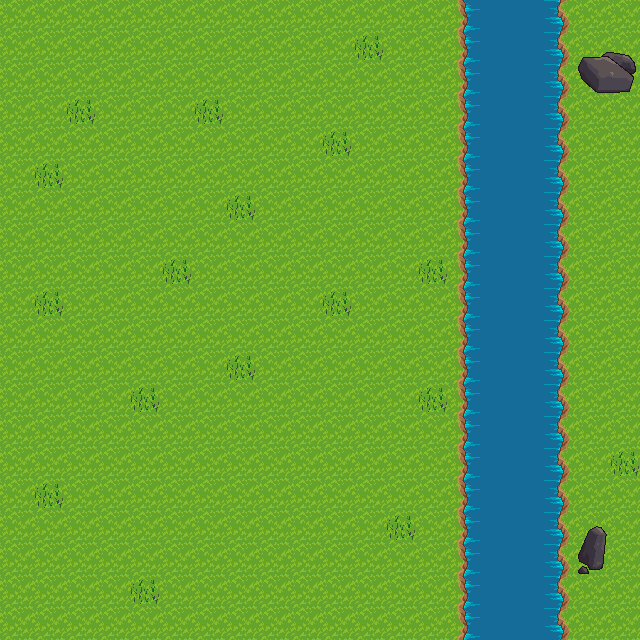

Rendered tile map (Tiled .tmx) drawn with the repository's tilesets; below, a short description and the full map source, tile grids included:
An orthogonal 20x20 tile map with 32x32 px tiles, 3 tile layers (0, Tile Layer 1, Tile Layer 2).

<map version="1.2" tiledversion="1.2.3" orientation="orthogonal" renderorder="left-down" width="20" height="20" tilewidth="32" tileheight="32" infinite="0" nextlayerid="4" nextobjectid="1">
 <tileset firstgid="1" name="terrain" tilewidth="32" tileheight="32" tilecount="1024" columns="32">
  <image source="terrain.png" width="1024" height="1024" />
  <tile id="193" type="blocked" />
  <tile id="194" type="blocked" />
  <tile id="195" type="blocked" />
  <tile id="196" type="blocked" />
  <tile id="197" type="blocked" />
  <tile id="199" type="blocked" />
  <tile id="200" type="blocked" />
  <tile id="225" type="blocked" />
  <tile id="226" type="blocked" />
  <tile id="227" type="blocked" />
  <tile id="228" type="blocked" />
  <tile id="229" type="blocked" />
  <tile id="231" type="blocked" />
  <tile id="232" type="blocked" />
  <tile id="256" type="blocked" />
  <tile id="257" type="blocked" />
  <tile id="258" type="blocked" />
  <tile id="259" type="blocked" />
  <tile id="260" type="blocked" />
  <tile id="261" type="blocked" />
  <tile id="262" type="blocked" />
  <tile id="263" type="blocked" />
  <tile id="264" type="blocked" />
  <tile id="288" type="blocked" />
  <tile id="289" type="blocked" />
  <tile id="290" type="blocked" />
  <tile id="291" type="blocked" />
  <tile id="292" type="blocked" />
  <tile id="293" type="blocked" />
  <tile id="294" type="blocked" />
  <tile id="295" type="blocked" />
  <tile id="296" type="blocked" />
  <tile id="320" type="blocked" />
  <tile id="321" type="blocked" />
  <tile id="322" type="blocked" />
  <tile id="323" type="blocked" />
  <tile id="324" type="blocked" />
  <tile id="325" type="blocked" />
  <tile id="326" type="blocked" />
  <tile id="327" type="blocked" />
  <tile id="328" type="blocked" />
  <tile id="463" type="blocked" />
  <tile id="464" type="blocked" />
  <tile id="465" type="blocked" />
  <tile id="495" type="blocked" />
  <tile id="496" type="blocked" />
  <tile id="497" type="blocked" />
  <tile id="527" type="blocked" />
  <tile id="528" type="blocked" />
  <tile id="529" type="blocked" />
 </tileset>
 <layer id="3" name="0" width="20" height="20">
  <data encoding="csv">
0,0,0,0,0,0,0,0,0,0,0,0,0,0,0,0,0,0,0,0,
0,0,0,0,0,0,0,0,0,0,0,0,0,0,0,0,0,0,0,0,
0,0,0,0,0,0,0,0,0,0,0,0,0,0,0,0,0,0,0,0,
0,0,0,0,0,0,0,0,0,0,0,0,0,0,0,0,0,0,0,0,
0,0,0,0,0,0,0,0,0,0,0,0,0,0,0,0,0,0,0,0,
0,0,0,0,0,0,0,0,0,0,0,0,0,0,0,0,0,0,0,0,
0,0,0,0,0,0,0,0,0,0,0,0,0,0,0,0,0,0,0,0,
0,0,0,0,0,0,0,0,0,0,0,0,0,0,0,0,0,0,0,0,
0,0,0,0,0,0,0,0,0,0,0,0,0,0,0,0,0,0,0,0,
0,0,0,0,0,0,0,0,0,0,0,0,0,0,0,0,0,0,0,0,
0,0,0,0,0,0,0,0,0,0,0,0,0,0,0,0,0,0,0,0,
0,0,0,0,0,0,0,0,0,0,0,0,0,0,0,0,0,0,0,0,
0,0,0,0,0,0,0,0,0,0,0,0,0,0,0,0,0,0,0,0,
0,0,0,0,0,0,0,208,208,208,0,0,0,0,0,0,0,0,0,0,
0,0,0,0,0,0,0,240,240,240,0,0,0,0,0,0,0,0,0,0,
0,0,0,0,0,0,0,0,0,0,0,0,0,0,0,0,0,0,0,0,
0,0,0,0,0,0,0,0,0,0,0,0,0,0,0,0,0,0,0,0,
0,0,0,0,0,0,0,0,0,0,0,0,0,0,0,0,0,0,0,0,
0,0,0,0,0,0,0,0,0,0,0,0,0,0,0,0,0,0,0,0,
0,0,0,0,0,0,0,0,0,0,0,0,0,0,0,0,0,0,0,0
</data>
 </layer>
 <layer id="1" name="Tile Layer 1" width="20" height="20">
  <data encoding="csv">
302,302,302,302,302,302,302,302,302,302,302,302,302,302,302,302,302,302,302,302,
302,302,302,302,302,302,302,302,302,302,302,302,302,302,302,302,302,302,302,302,
302,302,302,302,302,302,302,302,302,302,302,302,302,302,302,302,302,302,302,302,
302,302,302,302,302,302,302,302,302,302,302,302,302,302,302,302,302,302,302,302,
302,302,302,302,302,302,302,302,302,302,302,302,302,302,302,302,302,302,302,302,
302,302,302,302,302,302,302,302,302,302,302,302,302,302,302,302,302,302,302,302,
302,302,302,302,302,302,302,302,302,302,302,302,302,302,302,302,302,302,302,302,
302,302,302,302,302,302,302,302,302,302,302,302,302,302,302,302,302,302,302,302,
302,302,302,302,302,302,302,302,302,302,302,302,302,302,302,302,302,302,302,302,
302,302,302,302,302,302,302,302,302,302,302,302,302,302,302,302,302,302,302,302,
302,302,302,302,302,302,302,302,302,302,302,302,302,302,302,302,302,302,302,302,
302,302,302,302,302,302,302,302,302,302,302,302,302,302,302,302,302,302,302,302,
302,302,302,302,302,302,302,302,302,302,302,302,302,302,302,302,302,302,302,302,
302,302,302,302,302,302,302,302,302,302,302,302,302,302,302,302,302,302,302,302,
302,302,302,302,302,302,302,302,302,302,302,302,302,302,302,302,302,302,302,302,
302,302,302,302,302,302,302,302,302,302,302,302,302,302,302,302,302,302,302,302,
302,302,302,302,302,302,302,302,302,302,302,302,302,302,302,302,302,302,302,302,
302,302,302,302,302,302,302,302,302,302,302,302,302,302,302,302,302,302,302,302,
302,302,302,302,302,302,302,302,302,302,302,302,302,302,302,302,302,302,302,302,
302,302,302,302,302,302,302,302,302,302,302,302,302,302,302,302,302,302,302,302
</data>
 </layer>
 <layer id="2" name="Tile Layer 2" width="20" height="20">
  <data encoding="csv">
0,0,0,0,0,0,0,0,0,0,0,0,0,0,124,125,125,126,0,0,
0,0,0,0,0,0,0,0,0,0,0,368,0,0,124,125,125,126,699,700,
0,0,0,0,0,0,0,0,0,0,0,0,0,0,124,125,125,126,731,732,
0,0,368,0,0,0,368,0,0,0,0,0,0,0,124,125,125,126,0,0,
0,0,0,0,0,0,0,0,0,0,368,0,0,0,124,125,125,126,0,0,
0,368,0,0,0,0,0,0,0,0,0,0,0,0,124,125,125,126,0,0,
0,0,0,0,0,0,0,368,0,0,0,0,0,0,124,125,125,126,0,0,
0,0,0,0,0,0,0,0,0,0,0,0,0,0,124,125,125,126,0,0,
0,0,0,0,0,368,0,0,0,0,0,0,0,368,124,125,125,126,0,0,
0,368,0,0,0,0,0,0,0,0,368,0,0,0,124,125,125,126,0,0,
0,0,0,0,0,0,0,0,0,0,0,0,0,0,124,125,125,126,0,0,
0,0,0,0,0,0,0,368,0,0,0,0,0,0,124,125,125,126,0,0,
0,0,0,0,368,0,0,0,0,0,0,0,0,368,124,125,125,126,0,0,
0,0,0,0,0,0,0,0,0,0,0,0,0,0,124,125,125,126,0,0,
0,0,0,0,0,0,0,0,0,0,0,0,0,0,124,125,125,126,0,368,
0,368,0,0,0,0,0,0,0,0,0,0,0,0,124,125,125,126,0,0,
0,0,0,0,0,0,0,0,0,0,0,0,368,0,124,125,125,126,701,0,
0,0,0,0,0,0,0,0,0,0,0,0,0,0,124,125,125,126,733,0,
0,0,0,0,368,0,0,0,0,0,0,0,0,0,124,125,125,126,0,0,
0,0,0,0,0,0,0,0,0,0,0,0,0,0,124,125,125,126,0,0
</data>
 </layer>
</map>
